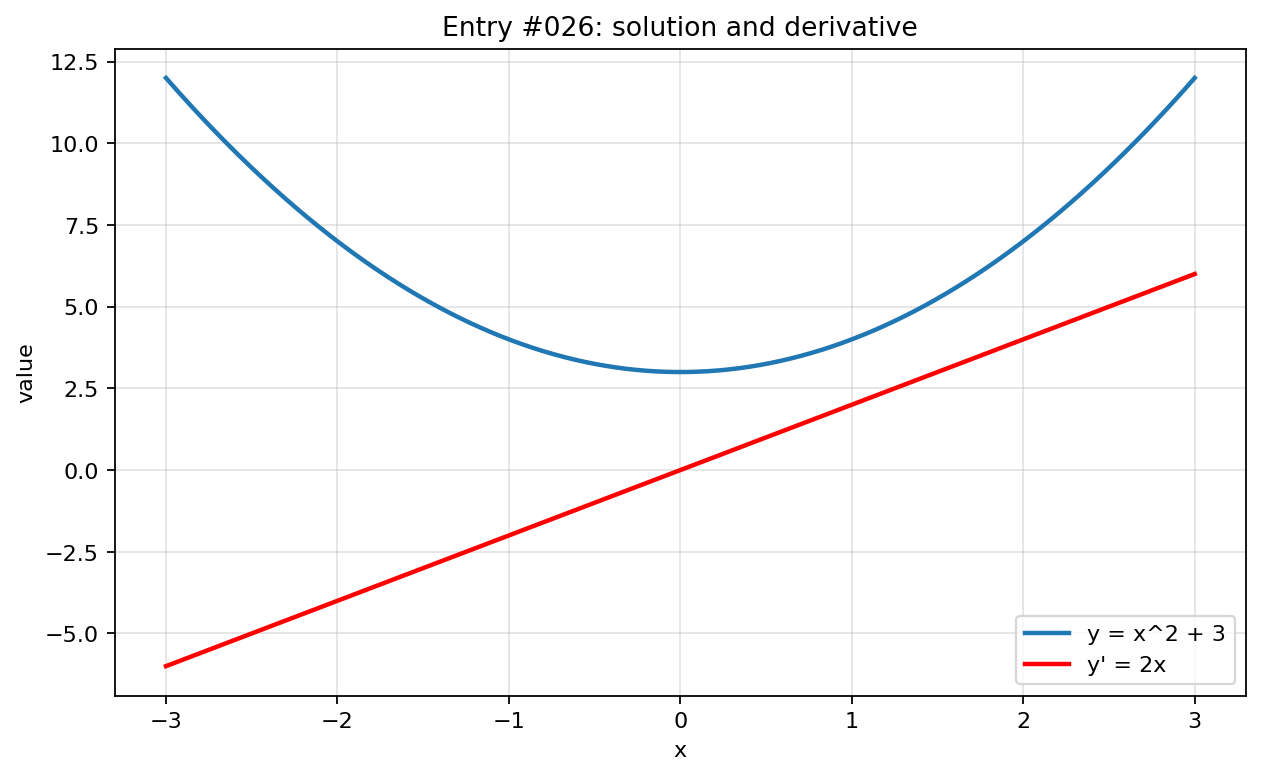

Reproduce this figure in Python.
import numpy as np
import matplotlib.pyplot as plt

x = np.linspace(-3, 3, 800)

with np.errstate(divide="ignore", invalid="ignore", over="ignore"):
    y = x**2 + 3
    y_prime = 2*x

plt.figure(figsize=(8, 5))
plt.plot(x, y, label="y = x^2 + 3", linewidth=2)
plt.plot(x, y_prime, label="y' = 2x", linewidth=2, color="red")
plt.title("Entry #026: solution and derivative")
plt.xlabel("x")
plt.ylabel("value")
plt.grid(True, alpha=0.35)
plt.legend()
plt.tight_layout()
plt.show()
